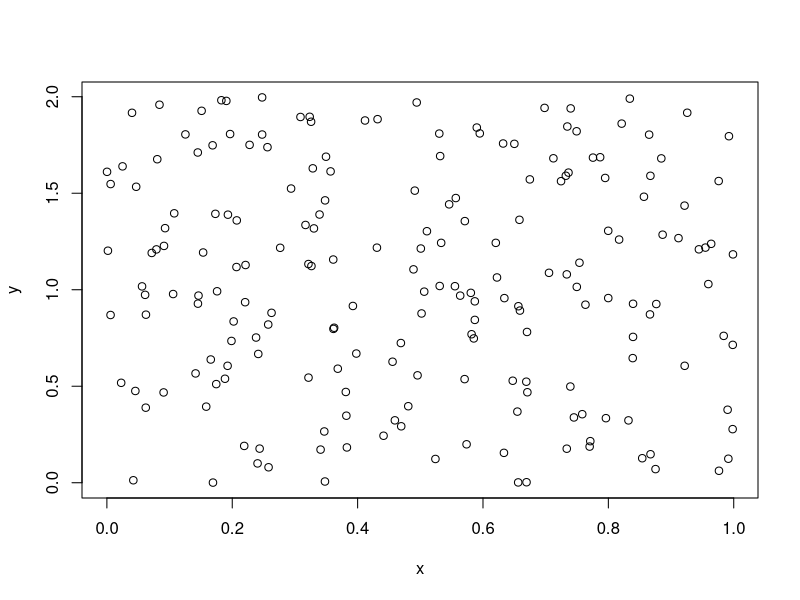
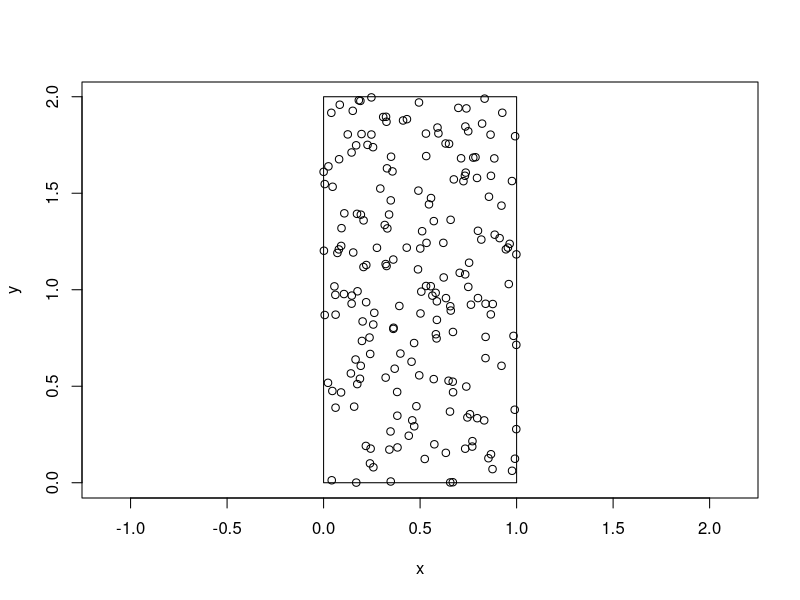

Write the R code that produced these figures, in order. (Note: this script raises an error after producing the figures.)
## ---- chunk 1
knitr::opts_chunk$set(echo = TRUE)
## ---- chunk 2
n = 200

xmin <- 0
xmax <- 1
ymin <- 0
ymax <- 2

x = runif(n, xmin, xmax)
y = runif(n, ymin, ymax)

## ---- chunk 3
plot(x,y)

ls.str()

mapxy <- function(a = NA){
  plot(x, y, asp = a)
  rect(xmin, ymin, xmax, ymax)
}

mapxy(1)

## ---- chunk 4
# Activate spatstat library
library(spatstat)
# Some variables have been pre-defined
ls.str()
x <-  runif(300, -10,10)
y <-  runif(300, -10,10)
radius <- 10

summary(x)
# Set coordinates and window
ppxy <- ppp(x = x, y = y, window = disc(radius))

# Test the point pattern
?quadrat.test()
qt <- quadrat.test(ppxy, nx = 7, ny = 7)

# Inspect the results
plot(ppxy)
plot(qt)
print(qt)

## ---- chunk 5
# Create a disc of radius 10
disc10 <- disc(10)

# Generate clustered points from a Thomas process
set.seed(123)
p_cluster <- rThomas(kappa = 0.35, scale = 1, mu = 3, win = disc10)
plot(p_cluster)

# Run a quadrat test
quadrat.test(p_cluster, alternative = "clustered")

# Regular points from a Strauss process
set.seed(123)
p_regular <- rStrauss(beta = 2.9, gamma = 0.025, R = .5, W = disc10)
plot(p_regular)

# Run a quadrat test
quadrat.test(p_regular, alternative = "regular")
